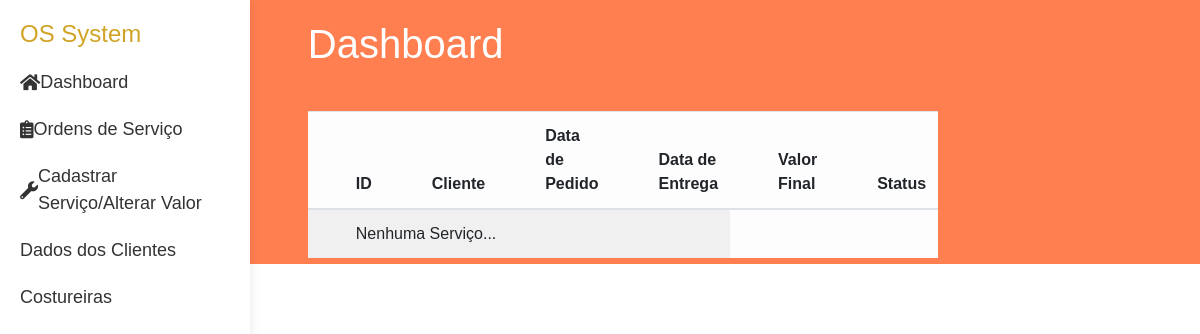
The app's page /, older data.
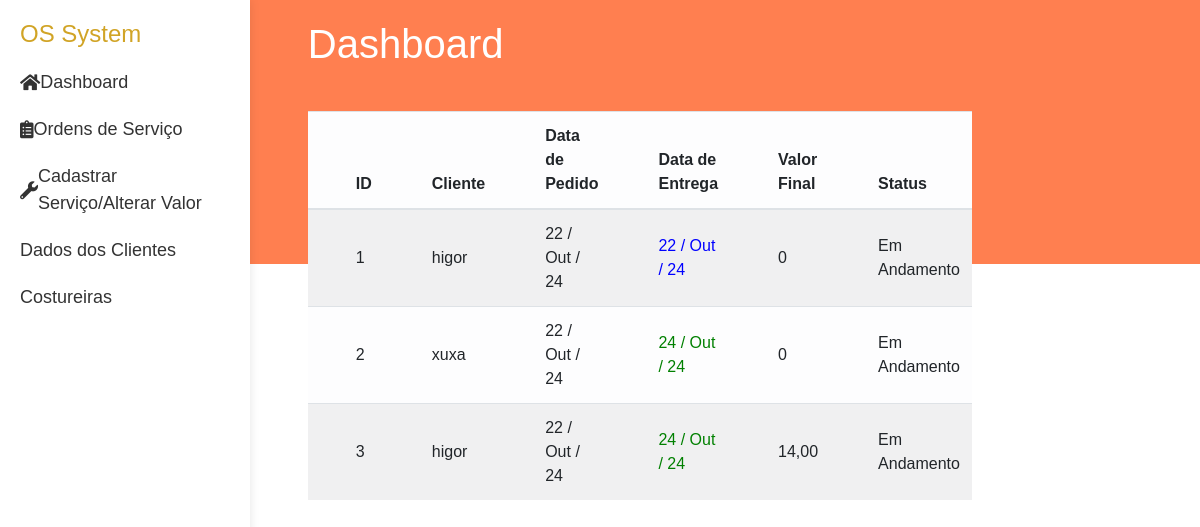
The same page, newer data.
### ordens/models.py (models this page shows, shortened)
class Ordem(models.Model):
    cliente = models.ForeignKey(Cliente, related_name='ordens', on_delete=models.CASCADE)
    data_pedido = models.DateTimeField(auto_now_add=True)
    data_entrega = models.DateField()
    status = models.IntegerField(choices=STATUS, default=0)
    def total(self):
        return sum(item.quantidade * item.servico.valor for item in self.itens.all())

class OrdemItem(models.Model):
    ordem = models.ForeignKey(Ordem, related_name='itens', on_delete=models.CASCADE)
    servico = models.ForeignKey(servicos, on_delete=models.CASCADE)
    costureira = models.ForeignKey(Costureira, on_delete=models.CASCADE)
    quantidade = models.PositiveIntegerField()
    descricao = models.TextField(blank=True, null=True)  # Comentário opcional

### cliente/models.py (models this page shows)
class Cliente(models.Model):
    nome = models.CharField(max_length=100)
    cpf = CPFField(masked=True,blank=True, null=True)
    endereco = models.CharField(max_length=100,blank=True, null=True)
    num =  models.IntegerField(blank=True, null=True)
    cidade = models.CharField(max_length=20,blank=True, null=True)
    estado = models.CharField(max_length=30,blank=True, null=True)
    telefone = models.CharField(max_length=15,blank=True, null=True)
    def __str__(self):
        return self.nome

### servicos/models.py (models this page shows, shortened)
class servicos(models.Model):
    nome = models.CharField(max_length=50)
    valor = models.DecimalField(max_digits=10, decimal_places=2)

### costura/views.py (the view)
# urls.py: path('', views.dashboard),
def dashboard(request):
    ordens = Ordem.objects.all()
    return render(request, 'dashboard.html',{'ordens':ordens} )

### templates/dashboard.html (shortened to what this page needs)
{% extends "layout.html" %}
{% block content %}
<h1>Dashboard</h1>
<table class='tabela-cliente-ordem table table-striped sortable table-light'>
    <thead>
        <tr>
            <th>ID</th>
            <th>Cliente</th>
            <th>Data de Pedido</th>
            <th>Data de Entrega</th>
            <th>Valor Final</th>
            <th>Status</th>
        </tr>
    </thead>
    <tbody>
        {% if ordens %}
            {% for ordem in ordens %}
                <tr>
                    <td>{{ordem.id}}</td>
                    <td>{{ordem.cliente}}</td>
                    <td>{{ordem.data_pedido|date:'d / M / y'}} </td>
                    <td data-value="{{ ordem.data_entrega|date:'d/m/y' }}">{{ordem.data_entrega|date:'d / M / y'}} </td>
                    <td>{{ordem.total}} </td>
                    <td>{{ordem.get_status_display}}</td>
                </tr>
            {% endfor %}
        {% else %}
            <tr>
                <td colspan='4'>
                    Nenhuma Serviço...
                </td>
            </tr>
        {% endif %}
    </tbody>
</table>
{% endblock %}

### templates/layout.html (shortened to what this page needs)
<!DOCTYPE html>
<html lang="pt-br">
    {% load static %}
<head>
    <link rel="stylesheet" href="https://cdn.jsdelivr.net/npm/bootstrap@4.0.0/dist/css/bootstrap.min.css">
    <link rel="stylesheet" href="{% static "css/styles.css" %}">
    <link rel="stylesheet" href="https://cdnjs.cloudflare.com/ajax/libs/font-awesome/5.15.4/css/all.min.css">
    <link rel="stylesheet" href="https://cdn.jsdelivr.net/npm/select2@4.1.0-rc.0/dist/css/select2.min.css"  />
</head>
<body>
    <div class="sidebar">
        <h2>OS System</h2>
        <ul>
            <li><a href="/"><i class="fas fa-home"></i>Dashboard</a></li>
            <li><a href="{% url "ordens:ordens" %}"><i class="fas fa-clipboard-list"></i>Ordens de Serviço</a></li>
            <li><a href="{% url "servicos:servicos" %}"><i class="fas fa-wrench"></i>Cadastrar Serviço/Alterar Valor</a></li>
            <li><a href="{% url "cliente:clientes" %}">Dados dos Clientes</a></li>
            <li><a href="{% url "costureiras:main" %}">Costureiras</a></li>
        </ul>
    </div>
    <div class="main-content">
        <div class="content">
            {% block content %}
            {% endblock content%}
        </div>
    </div>
</body>
</html>

### static/css/styles.css (style rules this page uses)
body { font-family: Arial, sans-serif; margin: 0; padding: 0; display: flex; background: linear-gradient(to bottom, #ff7f50 33%, #fff 33%); min-height: 100vh; }
.sidebar { width: 250px; background-color: #fff; padding: 20px; box-shadow: 0 0 10px rgba(0, 0, 0, 0.1); height: 100vh; position: fixed; z-index: 10; }
.sidebar h2 { font-size: 24px; color: hwb(44 15% 18%); }
.sidebar ul { list-style: none; padding: 0; }
.sidebar ul li { margin: 20px 0; }
.sidebar ul li a { text-decoration: none; font-size: 18px; color: #333; display: flex; align-items: center; }
.main-content { margin-left: 270px; padding: 20px; flex: 1; }
.content { padding: 0 2% 0 2%; margin-bottom: 10%; }
h1 { color: #fff; }

Row changes from the older to the newer data that the page shows:
added Ordem: id "1", cliente "higor", data_pedido "22 / Out / 24", data_entrega "22 / Out / 24", total "0", status "Em Andamento"
added Ordem: id "2", cliente "xuxa", data_pedido "22 / Out / 24", data_entrega "24 / Out / 24", total "0", status "Em Andamento"
added Ordem: id "3", cliente "higor", data_pedido "22 / Out / 24", data_entrega "24 / Out / 24", total "14,00", status "Em Andamento"
Text that changed along with them:
text no longer shown: "Nenhuma Serviço..."
